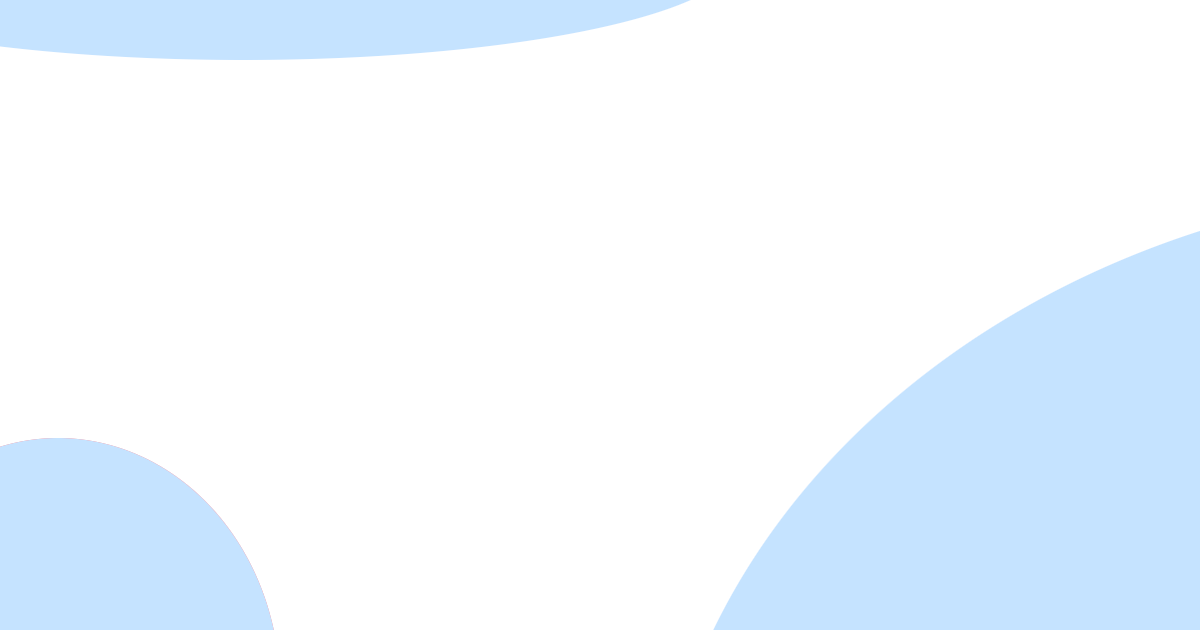
#> input picture thumbnail_generator/thumbnail.png, 1200 x 630 px
$ python main.py thumbnail.png thumbnail.png .   (older library calls are emulated)
#> lines starting #> are read from the running program, lines starting #| are printed output that depends on the picture
from PIL import Image, ImageDraw, ImageFont
import sys

if __name__ == '__main__':
    args = sys.argv

    font_size = 60
    text = args[1]
    fileName = args[2]
    assets_dir = args[3]

    img = Image.open(assets_dir + '/thumbnail.png')
#> img is the input picture: PIL image 1200x630 RGBA; mean R, G, B, A 239.8, 247.6, 255, 255
    draw = ImageDraw.Draw(img)
    font = ImageFont.truetype(assets_dir + '/NotoSerifJP-Regular.otf', font_size)
    MAX_W, MAX_H = img.width, img.height
#> MAX_W = 1200; MAX_H = 630

    index = 0
    line = 0
    now_width = 0
    now_text = ""
    for char in text:
        now_text += char
        font_width, font_height = font.getsize(char)
        now_width += font_width
        if now_width >= MAX_W - 100:
            w, h = draw.textsize(now_text, font=font)
            draw.text(((MAX_W - w)/2, MAX_H / 2 + (line * 70) - 80), now_text, fill="black", font=font)
            now_text = ""
            now_width = 0
            line += 1
        elif index == len(text)-1:
            w, h = draw.textsize(now_text, font=font)
            draw.text(((MAX_W - w) / 2, MAX_H / 2 + (line * 70) - 80), now_text, fill="black", font=font)
        index += 1
#> this loop made 13 passes
#> (w, h) on pass 13: (438, 68)
#> after the loop, index = 13; line = 0; now_text = 'thumbnail.png'; now_width = 438

    img.save(fileName + ".png")
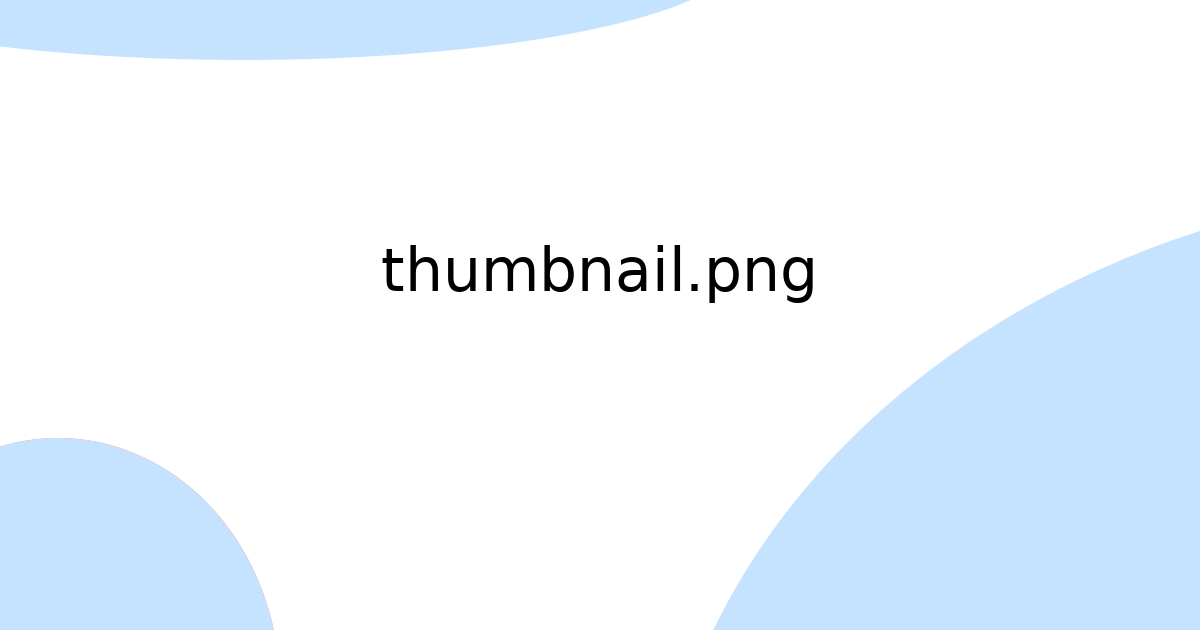
#> saved as thumbnail.png.png: PIL image 1200x630 RGBA; mean R, G, B, A 237.8, 245.7, 253.1, 255
    print("save image : " + fileName + ".png")
